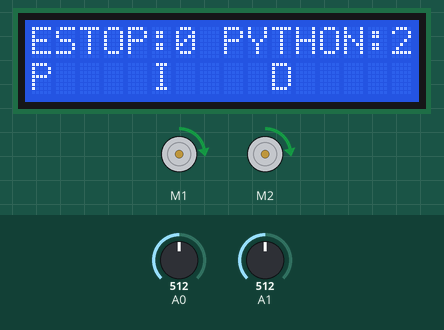
A sketch run on a simulated Arduino Uno, built with avr-gcc and run on an emulated ATmega328P. Parts: 16×2 character LCD, 2 × DC motor (green arrow = forward, orange = backward, longer = faster). Inputs (shaded band) come from the test bench; at power-on: A0 = 512, A1 = 512. What the sketch prints to the serial monitor is not drawn.

Above: at 1.2 s.
1.3 s: A0 set to 330
2.8 s: A1 set to 306
4.4 s: A0 set to 511
6.0 s: A1 set to 20
Timing chart, 0 to 8.5 s (numbered marks = the images above; inputs shaded):
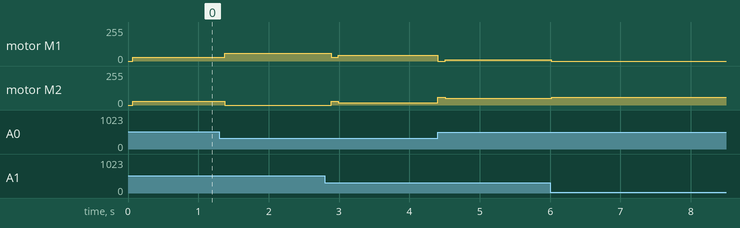

Measured:
- after the input at 1.3 s, motor M1: forward 30/255 → forward 60/255 after 0.08 s; motor M2: forward 30/255 → stopped after 0.08 s
- after the input at 2.8 s, motor M1: forward 60/255 → forward 30/255 after 0.09 s, → forward 43/255 0.10 s later; motor M2: stopped → forward 30/255 after 0.09 s, → forward 17/255 0.10 s later
- after the input at 4.4 s, motor M1: forward 43/255 → stopped at once, → forward 9/255 0.10 s later; motor M2: forward 17/255 → forward 60/255 at once, → forward 51/255 0.10 s later
- after the input at 6.0 s, motor M1: forward 9/255 → stopped at once; motor M2: forward 51/255 → forward 60/255 at once

The sketch:

LineFollower.ino
```cpp
/*
LineFollower.ino

Written by: Amy Phung and Everardo Gonzalez

Contains code to run a line-following robot equipped with two IR sensors,
an LCD screen, and two DC motors connected to an Adafruit motor driver shield
*/

#include <PID_v1.h>
#include <Arduino.h>
#include <Wire.h>
#include <Adafruit_MotorShield.h>
#include "utility/Adafruit_MS_PWMServoDriver.h"
#include <LiquidCrystal.h>
#include <stdio.h> // for function sprintf

// Constants
const int PYTHONMODE = 2; // 0 - no python, free to spam serial monitor
                              // 1 - use python to get PID values, no serial spamming
                              // 2 - use python for data collection

const int RMIN = 180; // Average right IR reading when off line
const int RMAX = 340; // Average right IR reading when on line
const int LMIN = 235; // Average left IR reading when off line
const int LMAX = 380; // Average left IR reading when on line

const int VELOCITY = 30;  // Speed to drive forwards at
const int MAXOFFSET = 30; // Amount to add/subtract from wheels to make turns

// E-stop
bool isEStopped = true; // Start in a safe e-stopped state

// LCD Screen variables
Adafruit_MotorShield shield = Adafruit_MotorShield();
Adafruit_DCMotor *LMotor = shield.getMotor(1);
Adafruit_DCMotor *RMotor = shield.getMotor(2);
LiquidCrystal lcd(12, 11, 5, 4, 3, 2);

// variables for recording data
char data_out[300];

// PID variables
String Pstring, Istring, Dstring;
double Setpoint, Input, Output;
double Kp=0.1, Ki=0, Kd=10;  // Goes from ~200 to ~20
PID linePID(&Input, &Output, &Setpoint, Kp, Ki, Kd, DIRECT);

struct pidData {
  // Data structure to save PID values in
  float P, I, D;
  String Pstring, Istring, Dstring;
};
typedef struct pidData PIDData;
PIDData pidValues;

// Motor Speed Variables
int LSpeed = 0;
int RSpeed = 0;

//------------------- Arduino Setup Function ----------------------------------
void setup() {
  lcd.begin(16,2);
  Serial.begin(115200);
  linePID.SetMode(AUTOMATIC);
  shield.begin();
  resetLCD();

  if (PYTHONMODE == 0) {
    pidValues = readValues(); // Use default PID values
    updateLCD(pidValues);
  }
} // setup()

//---------------- Arduino Main Loop Function ----------------------------------
void loop() {
  if (PYTHONMODE == 1) { // Only read from serial if connected to python code
    if(Serial.available() > 0) {
      if (Serial.read() == 'e') { // e will be sent for an e-stop
        isEStopped = !isEStopped;
        lcd.setCursor(6,0);
        lcd.print(isEStopped);
      } else {
        resetLCD();
        pidValues = readSerial();
        updateLCD(pidValues);
      }
    }
    if (isEStopped) {
      LMotor->setSpeed(0); // Speed goes from 0 255
      LMotor->run(FORWARD);  // Forward or backwards

      RMotor->setSpeed(0); // Speed goes from 0 255
      RMotor->run(FORWARD);  // Forward or backwards
      return;
    }
  } else { // Without serial, don't use an e-stop
    isEStopped = false;
    lcd.setCursor(6,0);
    lcd.print(isEStopped);
  }

  int rightSensor = getSensorVoltage(A1);
  int leftSensor = getSensorVoltage(A0);

  int normRightSensor = normalizeReading(RMIN, RMAX, rightSensor);
  int normLeftSensor = normalizeReading(LMIN, LMAX, leftSensor);

  int offset = computeOffset(normLeftSensor, normRightSensor);
  computeMotorSpeeds(offset);

  LMotor->setSpeed(LSpeed); // Speed goes from 0 255
  LMotor->run(FORWARD);  // Forward or backwards

  RMotor->setSpeed(RSpeed); // Speed goes from 0 255
  RMotor->run(FORWARD);  // Forward or backwards

  if (PYTHONMODE == 0) {
    Serial.println("Raw Outputs:");
    Serial.print(leftSensor); Serial.print(" : "); Serial.println(rightSensor);
    Serial.println("Normalized Outputs:");
    Serial.print(normLeftSensor); Serial.print(" : "); Serial.println(normRightSensor);
    Serial.println("Speeds:");
    Serial.print(LSpeed); Serial.print(" : "); Serial.println(RSpeed);
  }
  else if (PYTHONMODE == 2) {
    char s[30];
    snprintf(s, sizeof(s), "%i, %i, %i, %i, %i, %i, ",
                            leftSensor, rightSensor, normLeftSensor, normRightSensor, LSpeed, RSpeed);
    Serial.println(s);
  }

} // loop()

//---------------- IR and Controls Functions -----------------------------------
int getSensorVoltage(int pin) {
   // Returns the current measurement on the IR sensor
   int sensorVal = analogRead(pin);
   return sensorVal;
}

int normalizeReading(int sensor_min, int sensor_max, int sensor_value) {
  // Maps a sensor measurement between 0 and 1000. If sensor measurement maps
  // to something lower or higher than 0 or 1000, caps the mapping to a number
  // within that range
  int output;
  output = map(sensor_value, sensor_min, sensor_max, 0, 1000);
  if (output < 0) {
    return 0;
  }
  if (output > 1000) {
    return 1000;
  }
  return output;
}

int computeOffset(int L, int R) {
  // PID library can't handle both cases, so we'll manually handle left/right
  // Computes offset to add/subtract from motor values to cause turns based on
  // difference between left and right sensor measurements
  if (L - R < 0) {
    Input = L - R;
    linePID.Compute();
    if (Output > MAXOFFSET) {
      return MAXOFFSET;
    }
    return Output;
  } else {
    Input = R - L;
    linePID.Compute();
    if (Output > MAXOFFSET) {
      return -MAXOFFSET;
    }
    return -Output;
  }
}

void computeMotorSpeeds(int turnOffset) {
  // Adds computed offset to left wheel and subtracts offset from right wheel
  // to cause turns
  LSpeed = VELOCITY + turnOffset;
  RSpeed = VELOCITY - turnOffset;
}

//---------------------------- LCD Functions -----------------------------------
void resetLCD() {
  // Sets LCD to an initial state with info on whether or not the robot is
  // e-stopped, whether or not it's using python, and the current PID values
  // it's using
  lcd.setCursor(0, 0);
  lcd.print("ESTOP:");
  lcd.setCursor(6,0);
  lcd.print(isEStopped);
  lcd.setCursor(8,0);
  lcd.print("PYTHON:");
  lcd.print(PYTHONMODE);
  lcd.setCursor(0, 1);
  lcd.print("P");
  lcd.setCursor(5, 1);
  lcd.print("I");
  lcd.setCursor(10, 1);
  lcd.print("D");
}

void updateLCD(PIDData pid) {
  // Update the LCD with the new PID values
  lcd.setCursor(1, 1);
  lcd.print(pid.Pstring);
  lcd.setCursor(6, 1);
  lcd.print(pid.Istring);
  lcd.setCursor(11, 1);
  lcd.print(pid.Dstring);
}

//---------------------------- Serial Functions --------------------------------
PIDData readSerial() {
  // Parses the serial input from the computer and returns the PID input in the
  // PIDData data structure.
  PIDData pid_out;

  char data = Serial.read();
  if (data == 'p') {
    while (true) {
      data = Serial.read();
      if (data == 'i') {
        break;
      }
      pid_out.Pstring += data;
    }
    while (true) {
      data = Serial.read();
      if (data == 'd') {
        break;
      }
      pid_out.Istring += data;
    }
    while (true) {
      data = Serial.read();
      if (data == 'e') {
        break;
      }
      pid_out.Dstring += data;
    }
  }

  pid_out.P = pid_out.Pstring.toFloat();
  pid_out.I = pid_out.Istring.toFloat();
  pid_out.D = pid_out.Dstring.toFloat();
  return pid_out;
}

PIDData readValues() {
  // Writes hard-coded PID values into a PIDData struct.
  PIDData pid_out;
  pid_out.P = Kp;
  pid_out.I = Ki;
  pid_out.D = Kd;
  pid_out.Pstring = String(pid_out.P);
  pid_out.Istring = String(pid_out.I);
  pid_out.Dstring = String(pid_out.D);
  return pid_out;
}
```
